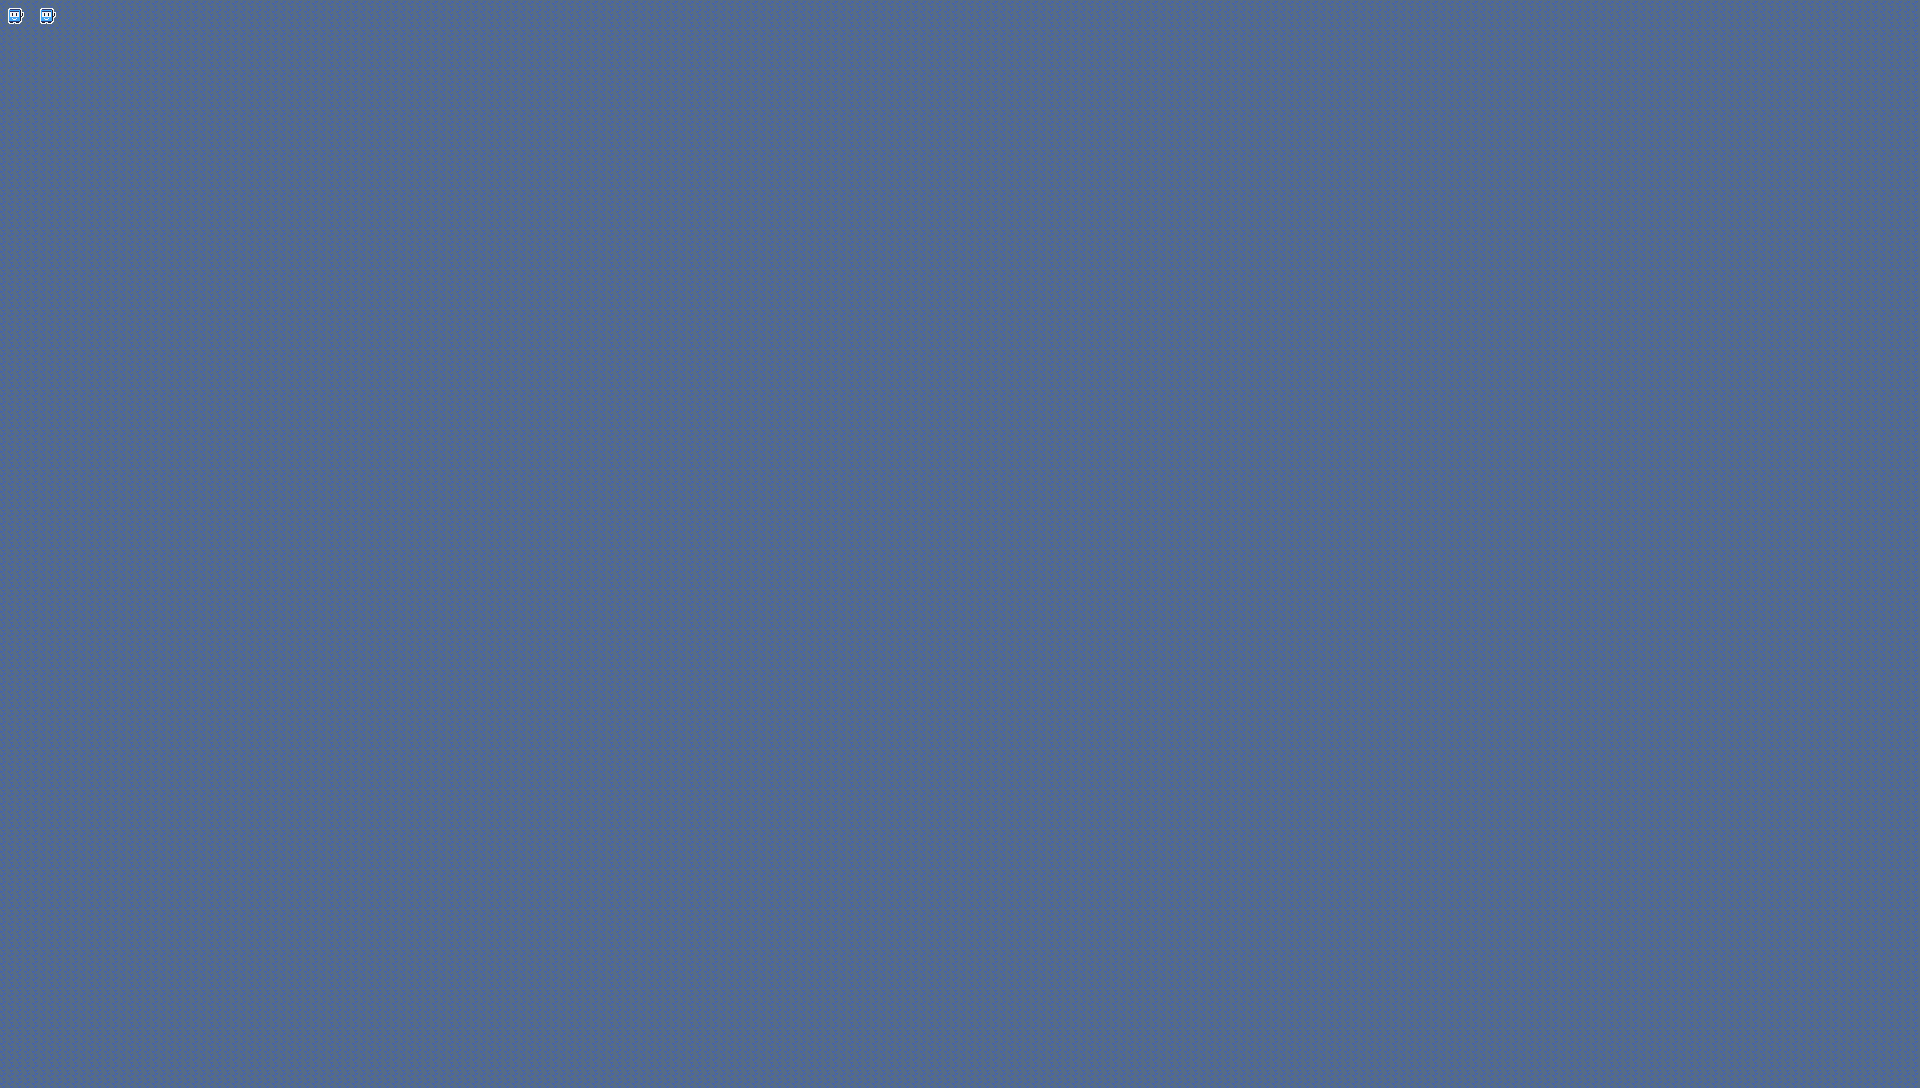

This game map was drawn from its Tiled (.tmx) file and the tilesets committed beside it. A one-line description and the trimmed map source follow:
An orthogonal 240x136 tile map with 8x8 px tiles, 1 tile layer (Tile Layer 1).

<map version="1.5" tiledversion="1.7.2" orientation="orthogonal" renderorder="left-up" width="240" height="136" tilewidth="8" tileheight="8" infinite="0" nextlayerid="2" nextobjectid="1">
 <tileset firstgid="1" source="tiles.tsx" />
 <layer id="1" name="Tile Layer 1" width="240" height="136">
  <data>[32640 cells, 32640 non-empty, 5 distinct tile ids]</data>
 </layer>
</map>
